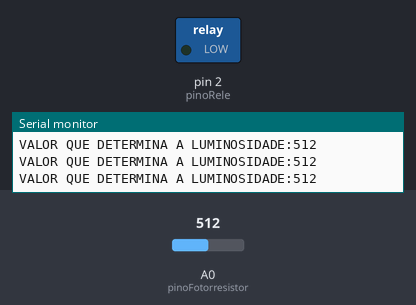
A sketch run on a simulated Arduino Uno, built with avr-gcc and run on an emulated ATmega328P. On the bench: switched loads named in the sketch (green lamp = pin HIGH), the last lines printed to the serial monitor. The inputs (shaded band) are chosen by the test bench; at power-on: A0 (pinoFotorresistor) = 512.

Above: at 6.2 s.
6.3 s: A0 (pinoFotorresistor) set to 496
At 7.7 s:
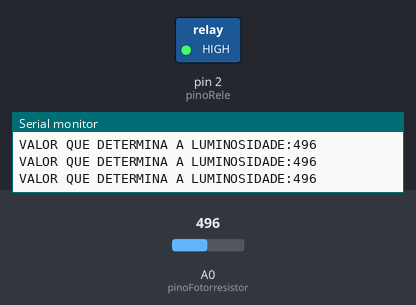
8.0 s: A0 (pinoFotorresistor) set to 511
At 9.1 s:
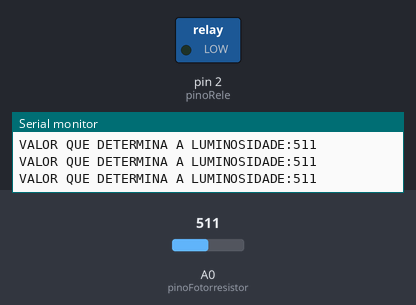
9.5 s: A0 (pinoFotorresistor) set to 306
At 10.3 s:
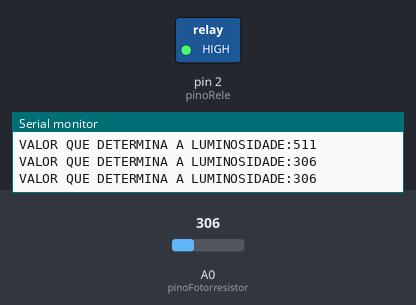
Timing chart, 0 to 12.5 s (numbered marks = the images above; inputs shaded):
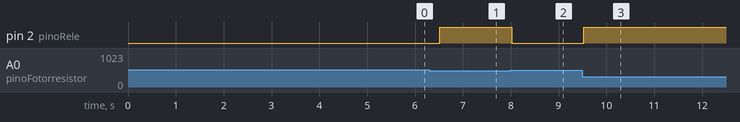

The sketch:

Controle_De_Luminaria_De_Rua.ino
```cpp
// Pino digital D2 do Arduino está conectado ao terminal de controle do relé.
const int pinoRele = 2;
// Fotorresistor está ligado à porta analógica A0 do Arduino.
const int pinoFotorresistor = A0; // A0 - LEMBRA DE MUDAR ISSO OU O CÓDIGO NÃO VAI FUNCIONAR

// FUNÇÃO QUE É EXECUTADA APENAS UMA VEZ QUANDO O ARDUINO LIGA OU CASO ACONTEÇA UM RESET
void setup() {

    // Configura o pino do relé como saída, porque vamos enviar sinal do Arduino para o relé.
    pinMode(pinoRele, OUTPUT);
    //O pino rele inicia em 0V
    digitalWrite(pinoRele, LOW);
    //Inicia a comunicação serial que pode ser vista no computador via cabo USB
    Serial.begin(9600);
    Serial.println("SE O VALOR QUE DETERMINA A LUMINOSIDADE FOR MENOR QUE 510, A LÂMPADA ACENDERÁ");
    delay(5000);
}

// FUNÇÃO QUE É EXECUTADA ENQUANTO O ARDUINO ESTIVER LIGADO
void loop() {

    // Lê o valor do fotorresistor que pode ser de 0 a 1023 - QUANTO MAIOR O VALOR, MAIOR A QUANTIDADE DE LUZ
    int valorFotoresistor = analogRead(pinoFotorresistor);

    Serial.print("VALOR QUE DETERMINA A LUMINOSIDADE:");
    Serial.println(valorFotoresistor);
    int limite = 510;

    if (valorFotoresistor < limite) {

        // Liga a lâmpada
        digitalWrite(pinoRele, HIGH);
    }
    else{
        // Apaga a lâmpada
        digitalWrite(pinoRele, LOW);
    }

    delay(500);
}
```

arquivo.c
```cpp
//CONTROLE DE LUMINÁRIA DE RUA

// Pino digital D2 do Arduino está conectado ao terminal de controle do relé.
const int pinoRele = 2;
// Fotorresistor está ligado à porta analógica A0 do Arduino.
const int pinoFotorresistor = A0; // A0 - LEMBRA DE MUDAR ISSO OU O CÓDIGO NÃO VAI FUNCIONAR

// FUNÇÃO QUE É EXECUTADA APENAS UMA VEZ QUANDO O ARDUINO LIGA OU CASO ACONTEÇA UM RESET
void setup() {

    // Configura o pino do relé como saída, porque vamos enviar sinal do Arduino para o relé.
    pinMode(pinoRele, OUTPUT);
    //O pino rele inicia em 0V
    digitalWrite(pinoRele, LOW);
    //Inicia a comunicação serial que pode ser vista no computador via cabo USB
    Serial.begin(9600);
    Serial.println("SE O VALOR QUE DETERMINA A LUMINOSIDADE FOR MENOR QUE 510, A LÂMPADA ACENDERÁ");
    delay(5000);
}

// FUNÇÃO QUE É EXECUTADA ENQUANTO O ARDUINO ESTIVER LIGADO
void loop() {

    // Lê o valor do fotorresistor que pode ser de 0 a 1023 - QUANTO MAIOR O VALOR, MAIOR A QUANTIDADE DE LUZ
    int valorFotoresistor = analogRead(pinoFotorresistor);

    Serial.print("VALOR QUE DETERMINA A LUMINOSIDADE:");
    Serial.println(valorFotoresistor);
    int limite = 510;

    if (valorFotoresistor < limite) {

        // Liga a lâmpada
        digitalWrite(pinoRele, HIGH);
    }
    else{
        // Apaga a lâmpada
        digitalWrite(pinoRele, LOW);
    }

    delay(500);
}
```

Measured:
- the behaviour switches between 510 and 509 on A0 (pinoFotorresistor) (found by bisection; images 0 and 1)
- after the input at 6.3 s, pin 2 (pinoRele): LOW → HIGH after 0.22 s
- after the input at 8.0 s, pin 2 (pinoRele): HIGH → LOW at once
- after the input at 9.5 s, pin 2 (pinoRele): LOW → HIGH at once
